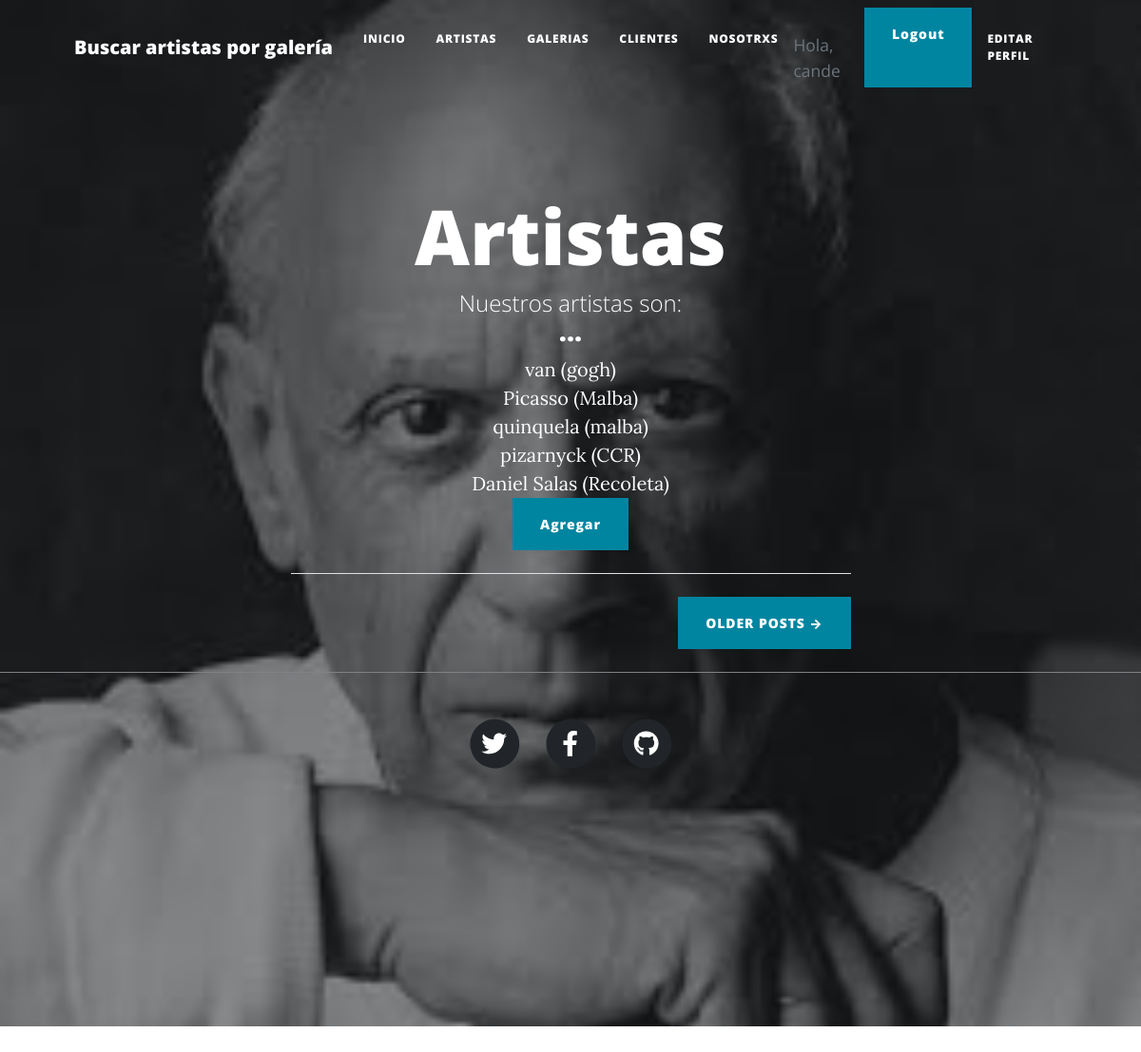
The app's page /artistas/ (signed in) with its own data.
### AppBlog/models.py (models this page shows)
class Artista(Model):
    nombre = CharField(max_length=40,null=True, blank=True)
    edad = IntegerField(null=True, blank=True)
    experiencia = IntegerField(null=True, blank=True)
    trabajosRealizados = CharField(max_length=100,null=True, blank=True)
    galeria=CharField(max_length=60,null=True, blank=True)
    def __str__(self):
        return f'{self.nombre} ({self.galeria})'

### AppBlog/views.py (the view)
# urls.py: path('artistas/', artistas, name='artistas'),
def artistas(request):
    artistas= Artista.objects.all()
    return render(request, "AppBlog/artistas.html",{'artistas': artistas})

### templates/AppBlog/artistas.html (shortened to what this page needs)
{% extends 'AppBlog/padre.html' %}
{% load static %}
{%block Header%}
    <header class="masthead" style="background-image: url({%static 'AppBlog/assets/img/artistas.jpeg' %})">
        <div class="container position-relative px-4 px-lg-5">
            <div class="row gx-4 gx-lg-5 justify-content-center">
                <div class="col-md-10 col-lg-8 col-xl-7">
                    <div class="site-heading">
                        <h1>Artistas</h1>
                        <span class="subheading">Nuestros artistas son:</span>
                        <h3>...</h3>
                        {% for artista in artistas %}
                            {{ artista }}
                             <br>
                        {% endfor %}
                        <a class="btn btn-primary" href="{% url 'artistas_formulario' %}">Agregar</a>
                         {% endblock %}

### templates/AppBlog/padre.html (shortened to what this page needs)
<!DOCTYPE html>
<html lang="en">
    <head>
        {% load static %}
        <link href="{% static 'AppBlog/css/styles.css' %}" rel="stylesheet" />
    </head>
    <body>
        <nav class="navbar navbar-expand-lg navbar-light" id="mainNav">
            <div class="container px-4 px-lg-5">
                <a class="navbar-brand" href="{% url 'busqueda_artista' %}">Buscar artistas por galería </a>
                <div class="collapse navbar-collapse" id="navbarResponsive">
                    <ul class="navbar-nav ms-auto py-4 py-lg-0">
                        <li class="nav-item"><a class="nav-link px-lg-3 py-3 py-lg-4" href="{% url 'inicio' %}">Inicio</a></li>
                        <li class="nav-item"><a class="nav-link px-lg-3 py-3 py-lg-4" href="{% url 'artistas' %}">Artistas</a></li>
                        <li class="nav-item"><a class="nav-link px-lg-3 py-3 py-lg-4" href="{% url 'galerias' %}">Galerias</a></li>
                        <li class="nav-item"><a class="nav-link px-lg-3 py-3 py-lg-4" href="{% url 'clientes' %}">Clientes</a></li>
                        <li class="nav-item"><a class="nav-link px-lg-3 py-3 py-lg-4" href="{% url 'about_us' %}">Nosotrxs</a></li>
                        {% if not request.user.is_authenticated %}
                            <a class="btn btn-primary" href="{% url 'login' %}">INICIAR SESIÓN</a>
                        {% else %}
                            <li class="text-muted small mb-32 mb-lg-10"> <br>
                                Hola, {{user.username}} </li>
                            <a class="btn btn-primary" href="{% url 'logout' %}"> Logout</a>
                            <li class="nav-item"><a class="nav-link px-lg-3 py-3 py-lg-4" href="{% url 'avatar_add' %}">Editar perfil</a></li>
                        {% endif %}
                    </ul>
                </div>
            </div>
        </nav>
        {% block Header %}
        {% endblock %}
                    </div>
                    <hr class="my-4" />
                    {%block OlderPosts%}
                    <div class="d-flex justify-content-end mb-4"><a class="btn btn-primary text-uppercase" href="{% url 'not_pages_yet' %}">Older Posts →</a></div>
                </div>
            </div>
        </div>
        <footer class="border-top">
            {%endblock%}
            <div class="container px-4 px-lg-5">
                <div class="row gx-4 gx-lg-5 justify-content-center">
                    <div class="col-md-10 col-lg-8 col-xl-7">
                        <ul class="list-inline text-center">
                            <li class="list-inline-item">
                                <a href="{% url 'not_pages_yet' %}">
                                    <span class="fa-stack fa-lg">
                                        <i class="fas fa-circle fa-stack-2x"></i>
                                        <i class="fab fa-twitter fa-stack-1x fa-inverse"></i>
                                    </span>
                                </a>
                            </li>
                            <li class="list-inline-item">
                                <a href="{% url 'not_pages_yet' %}">
                                    <span class="fa-stack fa-lg">
                                        <i class="fas fa-circle fa-stack-2x"></i>
                                        <i class="fab fa-facebook-f fa-stack-1x fa-inverse"></i>
                                    </span>
                                </a>
                            </li>
                            <li class="list-inline-item">
                                <a href="{% url 'not_pages_yet' %}">
                                    <span class="fa-stack fa-lg">
                                        <i class="fas fa-circle fa-stack-2x"></i>
                                        <i class="fab fa-github fa-stack-1x fa-inverse"></i>
                                    </span>
                                </a>
                            </li>
                        </ul>
                    </div>
                </div>
            </div>
        </footer>
    </body>
</html>

### records on screen
Artista: nombre+galeria "van (gogh)"
Artista: nombre+galeria "Picasso (Malba)"
Artista: nombre+galeria "quinquela (malba)"
Artista: nombre+galeria "pizarnyck (CCR)"
Artista: nombre+galeria "Daniel Salas (Recoleta)"

### other values on screen
{{ user.username }} "cande"
